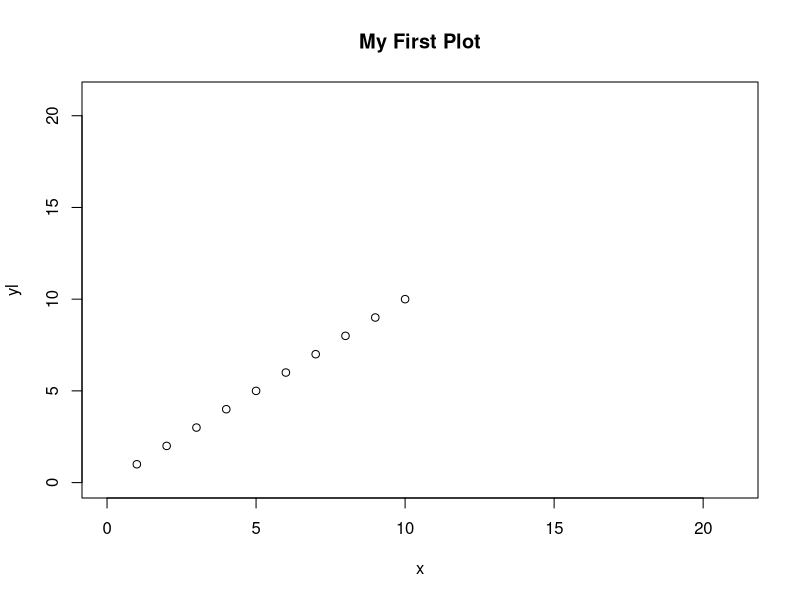

Generate this figure with R:
pdf("plot.pdf", pointsize = 8, height = 4, width = 6)
plot(x = 1:10,
     y = 1:10,
     type = "p",
     main = "My First Plot",
     xlab = "x",
     ylab = "yl",
     xlim = c(0, 21),
     ylim = c(0, 21),
     cex = 1)
dev.off()
